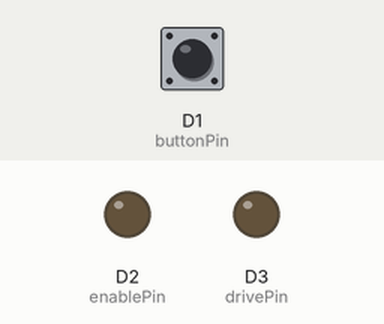
Bench run of a sketch on a simulated Seeed XIAO (SAMD21). Shown: output pins drawn as LEDs (lit = HIGH). Inputs (shaded band) come from the test bench; at power-on: D1 (buttonPin) HIGH.

Above: at 1.2 s.
1.3 s: D1 (buttonPin) pulled LOW for 0.15 s
At 1.37 s:
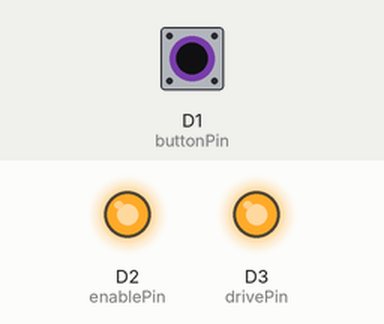
Timing chart, 0 to 4.3 s (numbered marks = the images above; inputs shaded):
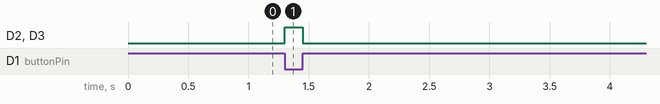

The sketch:

OF-M0-r1-bench.ino
```cpp
// (licence header left out)
#include <Arduino.h>
#if defined(ARDUINO_ARCH_NRF52)
// The Seeed core uses TinyUSB for its USB serial runtime.
#include <Adafruit_TinyUSB.h>
#endif

constexpr auto buttonPin = D1;
constexpr auto enablePin = D2;
constexpr auto drivePin = D3;
constexpr auto pulseLimit = uint32_t{750};
constexpr auto releaseDebounce = uint32_t{30};

enum class Stage { waitForRelease, ready, on };

Stage stage = Stage::waitForRelease;
bool timingRelease = false;
uint32_t releasedAt = 0;
uint32_t startedAt = 0;

void drive(bool active) {
  if (active) {
    digitalWrite(drivePin, HIGH);
    digitalWrite(enablePin, HIGH);
  } else {
    digitalWrite(enablePin, LOW);
    digitalWrite(drivePin, LOW);
  }
}

void setup() {
  pinMode(buttonPin, INPUT_PULLUP);
  pinMode(enablePin, OUTPUT);
  pinMode(drivePin, OUTPUT);
  drive(false);
}

void loop() {
  const uint32_t now = millis();
  const bool held = digitalRead(buttonPin) == LOW;

  switch (stage) {
    case Stage::waitForRelease:
      if (held) {
        timingRelease = false;
      } else if (!timingRelease) {
        releasedAt = now;
        timingRelease = true;
      } else if (now - releasedAt >= releaseDebounce) {
        stage = Stage::ready;
      }
      break;
    case Stage::ready:
      if (held) {
        startedAt = now;
        stage = Stage::on;
        drive(true);
      }
      break;
    case Stage::on:
      if (!held || now - startedAt >= pulseLimit) {
        drive(false);
        stage = Stage::waitForRelease;
        timingRelease = false;
      }
      break;
  }
}
```

Measured:
- after the input at 1.3 s, D2 (enablePin), D3 (drivePin): LOW → HIGH at once, → LOW 0.15 s later
